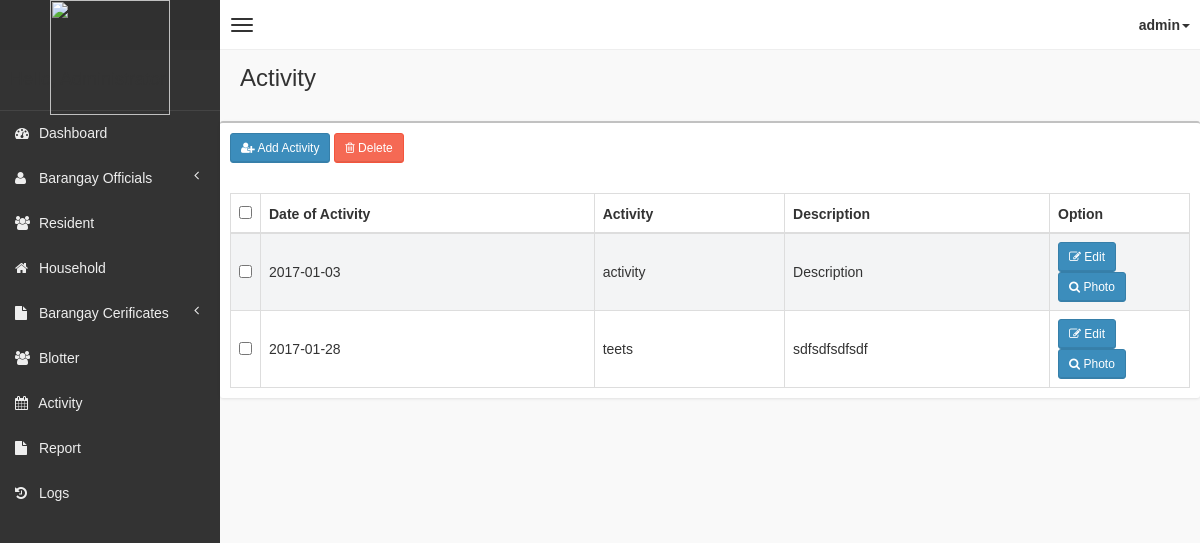
Screenshot of /pages/activity/activity.php (signed in) with the database file from the repository.
### tables this page shows
CREATE TABLE `tblactivity` (
  `id` int(11) NOT NULL,
  `dateofactivity` date NOT NULL,
  `activity` text NOT NULL,
  `description` text NOT NULL
);

### pages/activity/activity.php (the view, shortened to what this page needs)
<!DOCTYPE html>
<html>
<?php
if (!isset($_SESSION['role'])) {
    header("Location: ../../login.php");
} else {
    include('../head_css.php'); ?>
    <body class="skin-black">
        <?php
        include "../connection.php";
        ?>
        <?php include('../header.php'); ?>
        <div class="wrapper row-offcanvas row-offcanvas-left">
            <?php include('../sidebar-left.php'); ?>
            <aside class="right-side">
                <section class="content-header">
                    <h1>
                        Activity
                    </h1>
                </section>
                <section class="content">
                    <div class="row">
                        <div class="box">
                            <div class="box-header">
                                <div style="padding:10px;">
                                    <?php
                                    if (!isset($_SESSION['resident'])) {
                                    ?>
                                        <button class="btn btn-primary btn-sm" data-toggle="modal" data-target="#addModal"><i class="fa fa-user-plus" aria-hidden="true"></i> Add Activity</button>
                                        <?php
                                        if (!isset($_SESSION['staff'])) {
                                        ?>
                                            <button class="btn btn-danger btn-sm" data-toggle="modal" data-target="#deleteModal"><i class="fa fa-trash-o" aria-hidden="true"></i> Delete</button>
                                    <?php
                                        }
                                    }
                                    ?>
                                </div>
                            </div>
                            <div class="box-body table-responsive">
                                <form method="post">
                                    <table id="table" class="table table-bordered table-striped">
                                        <thead>
                                            <tr>
                                                <?php
                                                if ((!isset($_SESSION['staff'])) && (!isset($_SESSION['resident']))) {
                                                ?>
                                                    <th style="width: 20px !important;"><input type="checkbox" name="chk_delete[]" class="cbxMain" onchange="checkMain(this)" /></th>
                                                <?php
                                                }
                                                ?>
                                                <th>Date of Activity</th>
                                                <th>Activity</th>
                                                <th>Description</th>
                                                <th style="width: 140px !important;">Option</th>
                                            </tr>
                                        </thead>
                                        <tbody>
                                            <?php
                                            if ($_SESSION['role'] == "Administrator") {
                                                $squery = mysqli_query($con, "select * from tblactivity");
                                                while ($row = mysqli_fetch_array($squery)) {
                                                    echo '
                                                    <tr>
                                                        <td><input type="checkbox" name="chk_delete[]" class="chk_delete" value="' . $row['id'] . '" /></td>
                                                        <td>' . $row['dateofactivity'] . '</td>
                                                        <td>' . $row['activity'] . '</td>
                                                        <td>' . $row['description'] . '</td>
                                                        <td>
                                                            <button class="btn btn-primary btn-sm" data-target="#editModal' . $row['id'] . '" data-toggle="modal"><i class="fa fa-pencil-square-o" aria-hidden="true"></i> Edit</button>
                                                            <button class="btn btn-primary btn-sm" data-target="#viewModal' . $row['id'] . '" data-toggle="modal"><i class="fa fa-search" aria-hidden="true"></i> Photo</button>
                                                        </td>
                                                    </tr>
                                                    ';
                                                }
                                            }
                                            ?>
                                        </tbody>
                                    </table>
                                </form>
                            </div>
                        </div>
                    </div>
                </section>
            </aside>
        </div>
    <?php }
include "../footer.php"; ?>
    </body>
</html>

### css/AdminLTE.css (style rules this page uses)
html, body { overflow-x: hidden !important; font-family: "Source Sans Pro", sans-serif; -webkit-font-smoothing: antialiased; min-height: 100%; background: #f9f9f9; }
.wrapper { min-height: 100%; }
.wrapper:before, .wrapper:after { display: table; content: " "; }
.wrapper:after { clear: both; }
.right-side, .left-side { min-height: 100%; display: block; }
.right-side { background-color: #f9f9f9; margin-left: 220px; }
.content { padding: 20px 15px; background: #f9f9f9; }
h1, h2, h3, h4, h5, h6, .h1, .h2, .h3, .h4, .h5, .h6 { font-family: "Source Sans Pro", sans-serif; }
.table-striped > tbody > tr:nth-child(odd) > td, .table-striped > tbody > tr:nth-child(odd) > th { background-color: #f3f4f5; }
.right-side > .content-header { position: relative; padding: 15px 15px 10px 20px; }
.right-side > .content-header > h1 { margin: 0; font-size: 24px; }
.box { position: relative; background: #ffffff; border-top: 2px solid #c1c1c1; margin-bottom: 20px; -webkit-border-radius: 3px; -moz-border-radius: 3px; border-radius: 3px; width: 100%; box-shadow: 0px 1px 3px rgba(0, 0, 0, 0.1); }
.box .box-header { position: relative; -webkit-border-top-left-radius: 3px; -webkit-border-top-right-radius: 3px; -webkit-border-bottom-right-radius: 0; -webkit-border-bottom-left-radius: 0; -moz-border-radius-topleft: 3px; -moz-border-radius-topright: 3px; -moz-border-radius-bottomright: 0; -moz-border-radius-bottomleft: 0; border-top-left-radius: 3px; border-top-right-radius: 3px; border-bottom-right-radius: 0; border-bottom-left-radius: 0; border-bottom: 0px solid #f4f4f4; color: #444; padding-bottom: 10px; }
.box .box-header:before, .box .box-header:after { display: table; content: " "; }
.box .box-header:after { clear: both; }
.box .box-body { padding: 10px; -webkit-border-top-left-radius: 0; -webkit-border-top-right-radius: 0; -webkit-border-bottom-right-radius: 3px; -webkit-border-bottom-left-radius: 3px; -moz-border-radius-topleft: 0; -moz-border-radius-topright: 0; -moz-border-radius-bottomright: 3px; -moz-border-radius-bottomleft: 3px; border-top-left-radius: 0; border-top-right-radius: 0; border-bottom-right-radius: 3px; border-bottom-left-radius: 3px; }
.box .box-body .table { margin-bottom: 0; }
.btn { font-weight: 500; -webkit-border-radius: 3px; -moz-border-radius: 3px; border-radius: 3px; border: 1px solid transparent; -webkit-box-shadow: inset 0px -2px 0px 0px rgba(0, 0, 0, 0.09); -moz-box-shadow: inset 0px -2px 0px 0px rgba(0, 0, 0, 0.09); box-shadow: inset 0px -1px 0px 0px rgba(0, 0, 0, 0.09); }
.btn.btn-primary { background-color: #3c8dbc; border-color: #367fa9; }
.btn.btn-danger { background-color: #f56954; border-color: #f4543c; }
.btn.btn-sm { font-size: 12px; }
.skin-black .right-side > .content-header { background: transparent; box-shadow: none; }

### rows the page displays
tblactivity: dateofactivity "2017-01-03", activity "activity", description "Description"
tblactivity: dateofactivity "2017-01-28", activity "teets", description "sdfsdfsdfsdf"

### other values shown
$_SESSION['username'] "admin"
